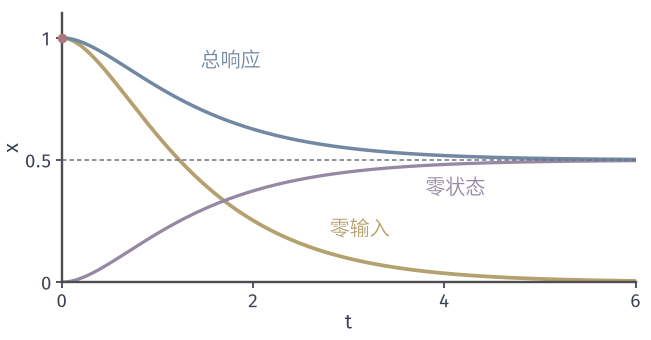

Source code (Python):
from pathlib import Path
import sys
ROOT = next(p for p in Path(__file__).resolve().parents if (p/'build.sh').is_file() and (p/'tex/book.tex').is_file())
sys.path.insert(0, str(ROOT/'figures/06-differential-equations/01-ordinary-differential-equations/matplotlib/lde-common'))
from lde_common import *
HERE = Path(__file__).resolve().parent
# 目标：x''+3x'+2x=1, x(0)=1,x'(0)=0 的响应 = 零输入响应 + 零状态响应。
fig, ax = figure(width_mm=92, height_mm=48)
panel(fig, .095, .975, .96, .17)
t = np.linspace(0, 6, 500)
zi = 2*np.exp(-t)-np.exp(-2*t); zs = .5-np.exp(-t)+.5*np.exp(-2*t)
ax.plot(t, zi, color=YELLOW, lw=1.5); ax.plot(t, zs, color=PURPLE, lw=1.3); ax.plot(t, zi+zs, color=BLUE, lw=MAIN)
ax.plot([0], [1], 'o', ms=3.8, color=RED, mew=0, clip_on=False, zorder=5)
ax.axhline(.5, color=MUTED, lw=.6, ls=(0, (3, 2)))
ax.text(1.45, .88, '总响应', color=BLUE); ax.text(2.8, .19, '零输入', color=YELLOW); ax.text(3.8, .36, '零状态', color=PURPLE)
ax.set_xlim(0, 6); ax.set_ylim(0, 1.1); ax.set_xticks([0, 2, 4, 6]); ax.set_yticks([0, .5, 1]); ax.set_yticklabels(['0', '0.5', '1']); label(ax, '$t$', '$x$')
save(fig, HERE, 'figure', {'zero-input': '2e^-t-e^-2t', 'zero-state': '1/2-e^-t+e^-2t/2'})
